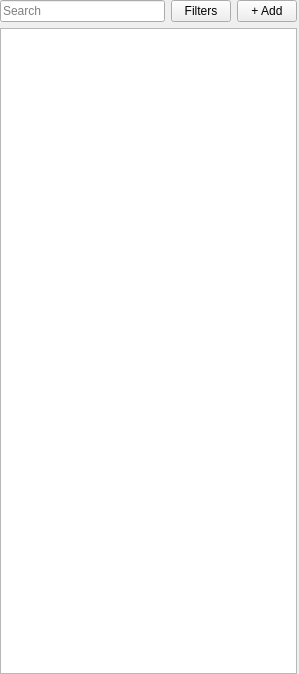
<?xml version="1.0" encoding="UTF-8"?>
<ui version="4.0">
 <class>ATLControlsPanel</class>
 <widget class="QWidget" name="ATLControlsPanel">
  <property name="geometry">
   <rect>
    <x>0</x>
    <y>0</y>
    <width>299</width>
    <height>674</height>
   </rect>
  </property>
  <property name="windowTitle">
   <string>ATL Controls Panel</string>
  </property>
  <property name="icon" stdset="0">
   <iconset resource="AudioControlsEditorUI.qrc">
    <normaloff>:/AudioControlsEditor/Icons/Load_Icon.png</normaloff>:/AudioControlsEditor/Icons/Load_Icon.png</iconset>
  </property>
  <property name="text" stdset="0">
   <string>Reload</string>
  </property>
  <layout class="QVBoxLayout" name="verticalLayout">
   <property name="leftMargin">
    <number>0</number>
   </property>
   <property name="topMargin">
    <number>0</number>
   </property>
   <property name="rightMargin">
    <number>2</number>
   </property>
   <property name="bottomMargin">
    <number>0</number>
   </property>
   <item>
    <layout class="QHBoxLayout" name="horizontalLayout_27" stretch="1,0,0">
     <item>
      <widget class="QLineEdit" name="m_pTextFilter">
       <property name="toolTip">
        <string>Show only controls with this name</string>
       </property>
       <property name="alignment">
        <set>Qt::AlignLeading|Qt::AlignLeft|Qt::AlignVCenter</set>
       </property>
       <property name="placeholderText">
        <string>Search</string>
       </property>
      </widget>
     </item>
     <item>
      <widget class="QPushButton" name="m_pFiltersButton">
       <property name="enabled">
        <bool>true</bool>
       </property>
       <property name="sizePolicy">
        <sizepolicy hsizetype="Minimum" vsizetype="Fixed">
         <horstretch>0</horstretch>
         <verstretch>0</verstretch>
        </sizepolicy>
       </property>
       <property name="maximumSize">
        <size>
         <width>60</width>
         <height>16777215</height>
        </size>
       </property>
       <property name="toolTip">
        <string>Filter controls by type</string>
       </property>
       <property name="text">
        <string>Filters</string>
       </property>
       <property name="checkable">
        <bool>false</bool>
       </property>
       <property name="flat">
        <bool>false</bool>
       </property>
      </widget>
     </item>
     <item>
      <widget class="QPushButton" name="m_pAddButton">
       <property name="maximumSize">
        <size>
         <width>60</width>
         <height>16777215</height>
        </size>
       </property>
       <property name="toolTip">
        <string>Add new folder or control</string>
       </property>
       <property name="text">
        <string>+ Add</string>
       </property>
      </widget>
     </item>
    </layout>
   </item>
   <item>
    <widget class="QAudioControlsTreeView" name="m_pATLControlsTree">
     <property name="editTriggers">
      <set>QAbstractItemView::EditKeyPressed|QAbstractItemView::SelectedClicked</set>
     </property>
     <property name="dragEnabled">
      <bool>true</bool>
     </property>
     <property name="dragDropMode">
      <enum>QAbstractItemView::DragDrop</enum>
     </property>
     <property name="defaultDropAction">
      <enum>Qt::MoveAction</enum>
     </property>
     <property name="selectionMode">
      <enum>QAbstractItemView::ExtendedSelection</enum>
     </property>
     <property name="sortingEnabled">
      <bool>true</bool>
     </property>
     <attribute name="headerVisible">
      <bool>false</bool>
     </attribute>
    </widget>
   </item>
  </layout>
 </widget>
 <customwidgets>
  <customwidget>
   <class>QAudioControlsTreeView</class>
   <extends>QTreeView</extends>
   <header>QAudioControlTreeWidget.h</header>
  </customwidget>
 </customwidgets>
 <resources>
  <include location="AudioControlsEditorUI.qrc"/>
 </resources>
 <connections/>
 <slots>
  <signal>CurrentControlNameChanged(QString)</signal>
  <signal>CurrentControlEditingFinished()</signal>
  <slot>Reload()</slot>
  <slot>SelectedInternalControlChanged(QTreeWidgetItem*,QTreeWidgetItem*)</slot>
  <slot>UpdateAddConnectionMenu(int)</slot>
  <slot>SelectedConnectionChanged(QListWidgetItem*,QListWidgetItem*)</slot>
  <slot>Save()</slot>
  <slot>NewLibrary()</slot>
  <slot>CreateSwitchControl()</slot>
  <slot>CreateTriggerControl()</slot>
  <slot>CreateRTPCControl()</slot>
  <slot>AddEnvironmentsLibrary()</slot>
  <slot>CreateEnvironmentsControl()</slot>
  <slot>UpdateSelectedConnection()</slot>
  <slot>AddPreloadLibrary()</slot>
  <slot>CreatePreloadControl()</slot>
  <slot>CurrentConnectionGroupChanged(QString)</slot>
  <slot>SetScopeForCurrentControl(QString)</slot>
  <slot>SetSelectedControlName(QString)</slot>
  <slot>SetAutoLoadForCurrentControl(bool)</slot>
  <slot>UpdateControlData()</slot>
  <slot>ShowExtraColumns(bool)</slot>
 </slots>
</ui>
